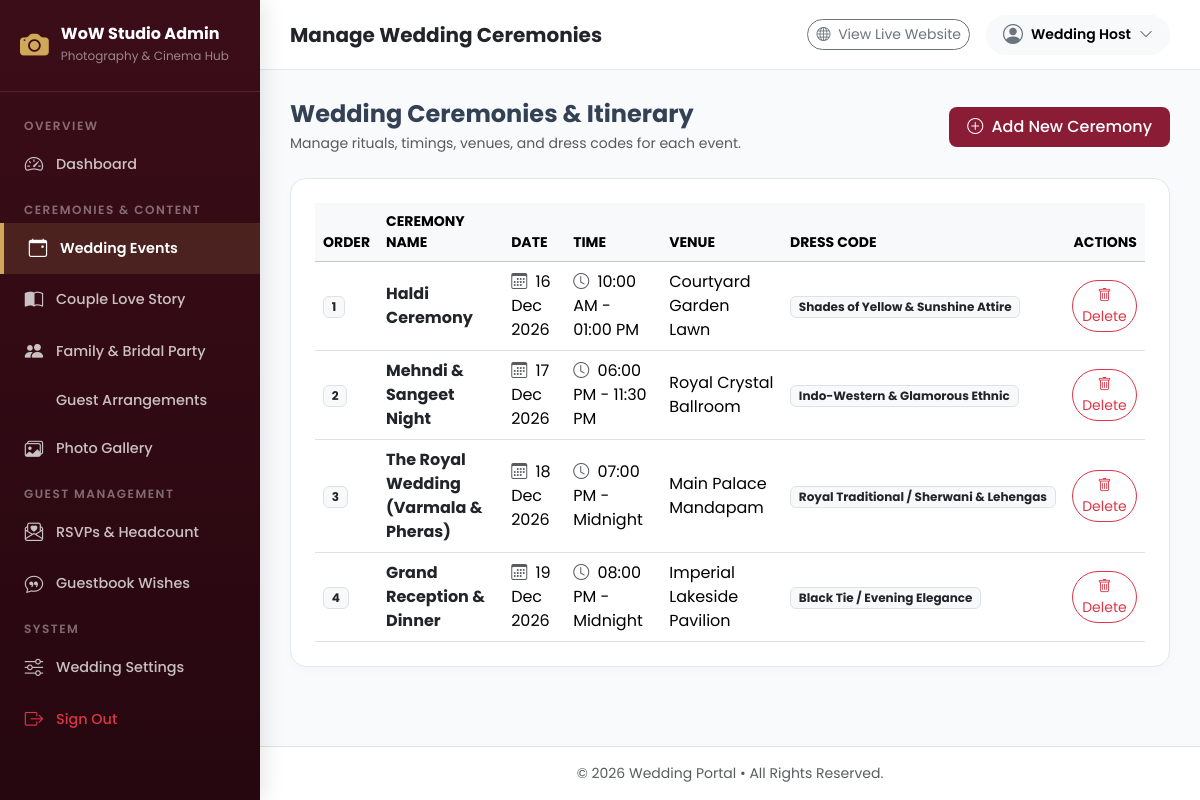
Page /admin/index.php?module=events (signed in) on the committed database.
### tables this page shows
CREATE TABLE IF NOT EXISTS `wedding_events` (
    `id` INT AUTO_INCREMENT PRIMARY KEY,
    `title` VARCHAR(200) NOT NULL,
    `event_date` DATE NOT NULL,
    `start_time` VARCHAR(50) NOT NULL,
    `end_time` VARCHAR(50) NULL,
    `venue` VARCHAR(200) NOT NULL,
    `address` TEXT NOT NULL,
    `dress_code` VARCHAR(100) NULL,
    `map_link` TEXT NULL,
    `description` TEXT NULL,
    `image` VARCHAR(255) NULL,
    `order_num` INT DEFAULT 0,
    `created_at` TIMESTAMP DEFAULT CURRENT_TIMESTAMP
);

### admin/view/events/html/index.php (the view, shortened to what this page needs)
<?php
$db = \Config\Database::connect();
$events = $db->query("SELECT * FROM wedding_events ORDER BY order_num ASC, event_date ASC")->fetchAll();
?>
<div class="d-flex justify-content-between align-items-center mb-4">
    <div>
        <h4 class="fw-bold mb-1">Wedding Ceremonies &amp; Itinerary</h4>
        <p class="text-muted small mb-0">Manage rituals, timings, venues, and dress codes for each event.</p>
    </div>
    <button class="btn btn-brand" data-bs-toggle="modal" data-bs-target="#addEventModal">
        <i class="bi bi-plus-circle me-1"></i> Add New Ceremony
    </button>
</div>
<div class="table-card p-4">
    <div class="table-responsive">
        <table class="table table-hover align-middle mb-0">
            <thead class="table-light small text-uppercase text-muted">
                <tr>
                    <th>Order</th>
                    <th>Ceremony Name</th>
                    <th>Date</th>
                    <th>Time</th>
                    <th>Venue</th>
                    <th>Dress Code</th>
                    <th class="text-end">Actions</th>
                </tr>
            </thead>
            <tbody>
                <?php if (empty($events)): ?>
                    <tr><td colspan="7" class="text-center py-4 text-muted">No ceremonies added yet.</td></tr>
                <?php else: ?>
                    <?php foreach ($events as $ev): ?>
                        <tr>
                            <td><span class="badge bg-light text-dark border"><?= (int)$ev['order_num'] ?></span></td>
                            <td class="fw-bold text-dark"><?= htmlspecialchars($ev['title']) ?></td>
                            <td><i class="bi bi-calendar3 text-muted me-1"></i> <?= date('d M Y', strtotime($ev['event_date'])) ?></td>
                            <td><i class="bi bi-clock text-muted me-1"></i> <?= htmlspecialchars($ev['start_time']) ?> <?= $ev['end_time'] ? ' - ' . htmlspecialchars($ev['end_time']) : '' ?></td>
                            <td><?= htmlspecialchars($ev['venue']) ?></td>
                            <td><span class="badge bg-light text-dark border"><?= htmlspecialchars($ev['dress_code'] ?: 'Not Specified') ?></span></td>
                            <td class="text-end">
                                <a href="index.php?module=events&delete_id=<?= $ev['id'] ?>" class="btn btn-outline-danger btn-sm rounded-pill" onclick="return confirm('Are you sure you want to delete this event?');">
                                    <i class="bi bi-trash"></i> Delete
                                </a>
                            </td>
                        </tr>
                    <?php endforeach; ?>
                <?php endif; ?>
            </tbody>
        </table>
    </div>
</div>

### admin/layout/header.php (style rules this page uses)
:root { --sidebar-width: 260px; --brand-dark: #3b0d18; --brand-accent: #8b1c36; --brand-gold: #cfa859; --bg-light: #f8fafc; }
body { font-family: 'Poppins', sans-serif; background-color: var(--bg-light); color: #334155; min-height: 100vh; }
.table-card { background: #ffffff; border-radius: 16px; border: 1px solid #e2e8f0; overflow: hidden; box-shadow: 0 4px 12px rgba(0, 0, 0, 0.02); }
.btn-brand { background: var(--brand-accent); color: #ffffff; border: none; padding: 8px 18px; border-radius: 8px; font-weight: 500; transition: all 0.2s; }

### rows in the picture
wedding_events: order_num "1", title "Haldi Ceremony", event_date "16 Dec 2026", start_time "10:00 AM", end_time "01:00 PM", venue "Courtyard Garden Lawn", dress_code "Shades of Yellow & Sunshine Attire"
wedding_events: order_num "2", title "Mehndi & Sangeet Night", event_date "17 Dec 2026", start_time "06:00 PM", end_time "11:30 PM", venue "Royal Crystal Ballroom", dress_code "Indo-Western & Glamorous Ethnic"
wedding_events: order_num "3", title "The Royal Wedding (Varmala & Pheras)", event_date "18 Dec 2026", start_time "07:00 PM", end_time "Midnight", venue "Main Palace Mandapam", dress_code "Royal Traditional / Sherwani & Lehengas"
wedding_events: order_num "4", title "Grand Reception & Dinner", event_date "19 Dec 2026", start_time "08:00 PM", end_time "Midnight", venue "Imperial Lakeside Pavilion", dress_code "Black Tie / Evening Elegance"

### other values in the picture
$pageTitle "Manage Wedding Ceremonies"
$adminUser['name'] "Wedding Host"
